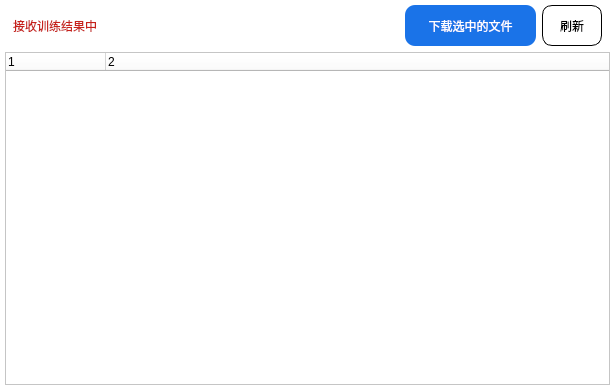
<?xml version="1.0" encoding="UTF-8"?>
<ui version="4.0">
 <class>ResultDownloadWidget</class>
 <widget class="QWidget" name="ResultDownloadWidget">
  <property name="geometry">
   <rect>
    <x>0</x>
    <y>0</y>
    <width>615</width>
    <height>390</height>
   </rect>
  </property>
  <property name="windowTitle">
   <string>训练结果下载</string>
  </property>
  <property name="styleSheet">
   <string notr="true">background-color: rgb(255, 255, 255)</string>
  </property>
  <layout class="QGridLayout" name="gridLayout">
   <property name="leftMargin">
    <number>5</number>
   </property>
   <property name="topMargin">
    <number>5</number>
   </property>
   <property name="rightMargin">
    <number>5</number>
   </property>
   <property name="bottomMargin">
    <number>5</number>
   </property>
   <item row="0" column="0">
    <widget class="QWidget" name="widget" native="true">
     <property name="styleSheet">
      <string notr="true">#downloadBtn {
	background: rgb(26, 115, 232);
	color: rgb(255, 255, 255);
	font: 12pt &quot;PingFang SC&quot;;
	border: 0px;
	border-radius: 10%;
	/*padding-left: 10px;
	padding-right: 10px;*/
	

}
#downloadBtn:focus{
border-width: 1px;
	border-color: rgb(100, 100, 100);
	border-style: solid;
	border-radius: 10%;
}
#downloadBtn:disabled{
	
	background-color: rgb(203, 226, 255);
}
#downloadBtn:hover {
	background: rgb(52, 160, 255);
	font: 700 14pt &quot;Microsoft YaHei UI&quot;;
	border: 0px;
}
#downloadBtn:pressed{

	background-color: 	rgb(21, 92, 185);
}
#refreshBtn{
	background-color: rgb(255, 255, 255);
	border: 1px solid;
	border-radius: 10%;
	font: 12pt &quot;PingFang SC&quot;;
}
#refreshBtn:hover{
	
	background-color:rgb(225, 225, 225);
}
#refreshBtn:pressed{
	background-color: rgb(255, 255, 255);
}
#refreshBtn:disabled{
	
	background-color: rgb(240, 240, 240);
}

</string>
     </property>
     <layout class="QHBoxLayout" name="horizontalLayout">
      <property name="leftMargin">
       <number>8</number>
      </property>
      <property name="topMargin">
       <number>0</number>
      </property>
      <property name="rightMargin">
       <number>8</number>
      </property>
      <property name="bottomMargin">
       <number>0</number>
      </property>
      <item>
       <widget class="QLabel" name="infoLabel">
        <property name="styleSheet">
         <string notr="true">font: 700 12pt &quot;Microsoft YaHei UI&quot;;
color: rgb(199, 33, 27);</string>
        </property>
        <property name="text">
         <string>接收训练结果中</string>
        </property>
       </widget>
      </item>
      <item>
       <widget class="QPushButton" name="downloadBtn">
        <property name="enabled">
         <bool>true</bool>
        </property>
        <property name="minimumSize">
         <size>
          <width>131</width>
          <height>41</height>
         </size>
        </property>
        <property name="maximumSize">
         <size>
          <width>131</width>
          <height>41</height>
         </size>
        </property>
        <property name="styleSheet">
         <string notr="true">font: 700 11pt &quot;Microsoft YaHei UI&quot;;</string>
        </property>
        <property name="text">
         <string>下载选中的文件</string>
        </property>
        <property name="shortcut">
         <string>Ctrl+D</string>
        </property>
        <property name="checkable">
         <bool>false</bool>
        </property>
       </widget>
      </item>
      <item>
       <widget class="QPushButton" name="refreshBtn">
        <property name="minimumSize">
         <size>
          <width>60</width>
          <height>41</height>
         </size>
        </property>
        <property name="maximumSize">
         <size>
          <width>60</width>
          <height>41</height>
         </size>
        </property>
        <property name="text">
         <string>刷新</string>
        </property>
        <property name="icon">
         <iconset resource="resource.qrc">
          <normaloff>:/icon/icon/refresh-128.png</normaloff>:/icon/icon/refresh-128.png</iconset>
        </property>
        <property name="shortcut">
         <string>F5</string>
        </property>
       </widget>
      </item>
     </layout>
    </widget>
   </item>
   <item row="1" column="0">
    <widget class="QTreeWidget" name="dirTreeWidget">
     <property name="minimumSize">
      <size>
       <width>300</width>
       <height>144</height>
      </size>
     </property>
     <property name="mouseTracking">
      <bool>true</bool>
     </property>
     <property name="layoutDirection">
      <enum>Qt::LeftToRight</enum>
     </property>
     <property name="styleSheet">
      <string notr="true">font: 11pt &quot;Microsoft YaHei UI&quot;;</string>
     </property>
     <property name="editTriggers">
      <set>QAbstractItemView::AllEditTriggers</set>
     </property>
     <property name="selectionMode">
      <enum>QAbstractItemView::MultiSelection</enum>
     </property>
     <property name="animated">
      <bool>true</bool>
     </property>
     <property name="wordWrap">
      <bool>true</bool>
     </property>
     <property name="columnCount">
      <number>2</number>
     </property>
     <attribute name="headerCascadingSectionResizes">
      <bool>true</bool>
     </attribute>
     <column>
      <property name="text">
       <string notr="true">1</string>
      </property>
     </column>
     <column>
      <property name="text">
       <string notr="true">2</string>
      </property>
     </column>
    </widget>
   </item>
  </layout>
 </widget>
 <resources>
  <include location="resource.qrc"/>
 </resources>
 <connections/>
</ui>
